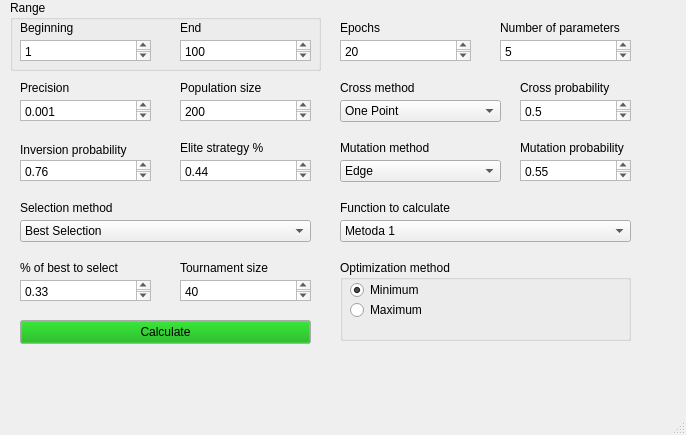
<?xml version="1.0" encoding="UTF-8"?>
<ui version="4.0">
 <class>MainWindow</class>
 <widget class="QMainWindow" name="MainWindow">
  <property name="geometry">
   <rect>
    <x>0</x>
    <y>0</y>
    <width>686</width>
    <height>435</height>
   </rect>
  </property>
  <property name="windowTitle">
   <string>Genetic Algorithms</string>
  </property>
  <widget class="QWidget" name="centralwidget">
   <widget class="QTextEdit" name="precisionTextEdit">
    <property name="geometry">
     <rect>
      <x>20</x>
      <y>100</y>
      <width>131</width>
      <height>21</height>
     </rect>
    </property>
    <property name="html">
     <string>&lt;!DOCTYPE HTML PUBLIC &quot;-//W3C//DTD HTML 4.0//EN&quot; &quot;http://www.w3.org/TR/REC-html40/strict.dtd&quot;&gt;
&lt;html&gt;&lt;head&gt;&lt;meta name=&quot;qrichtext&quot; content=&quot;1&quot; /&gt;&lt;meta charset=&quot;utf-8&quot; /&gt;&lt;style type=&quot;text/css&quot;&gt;
p, li { white-space: pre-wrap; }
hr { height: 1px; border-width: 0; }
li.unchecked::marker { content: &quot;\2610&quot;; }
li.checked::marker { content: &quot;\2612&quot;; }
&lt;/style&gt;&lt;/head&gt;&lt;body style=&quot; font-family:'Segoe UI'; font-size:9pt; font-weight:400; font-style:normal;&quot;&gt;
&lt;p style=&quot; margin-top:0px; margin-bottom:0px; margin-left:0px; margin-right:0px; -qt-block-indent:0; text-indent:0px;&quot;&gt;0.001&lt;/p&gt;&lt;/body&gt;&lt;/html&gt;</string>
    </property>
   </widget>
   <widget class="QTextEdit" name="epochsTextEdit">
    <property name="geometry">
     <rect>
      <x>340</x>
      <y>40</y>
      <width>131</width>
      <height>21</height>
     </rect>
    </property>
    <property name="html">
     <string>&lt;!DOCTYPE HTML PUBLIC &quot;-//W3C//DTD HTML 4.0//EN&quot; &quot;http://www.w3.org/TR/REC-html40/strict.dtd&quot;&gt;
&lt;html&gt;&lt;head&gt;&lt;meta name=&quot;qrichtext&quot; content=&quot;1&quot; /&gt;&lt;meta charset=&quot;utf-8&quot; /&gt;&lt;style type=&quot;text/css&quot;&gt;
p, li { white-space: pre-wrap; }
hr { height: 1px; border-width: 0; }
li.unchecked::marker { content: &quot;\2610&quot;; }
li.checked::marker { content: &quot;\2612&quot;; }
&lt;/style&gt;&lt;/head&gt;&lt;body style=&quot; font-family:'Segoe UI'; font-size:9pt; font-weight:400; font-style:normal;&quot;&gt;
&lt;p style=&quot; margin-top:0px; margin-bottom:0px; margin-left:0px; margin-right:0px; -qt-block-indent:0; text-indent:0px;&quot;&gt;20&lt;/p&gt;&lt;/body&gt;&lt;/html&gt;</string>
    </property>
   </widget>
   <widget class="QTextEdit" name="populationSizeTextEdit">
    <property name="geometry">
     <rect>
      <x>180</x>
      <y>100</y>
      <width>131</width>
      <height>21</height>
     </rect>
    </property>
    <property name="html">
     <string>&lt;!DOCTYPE HTML PUBLIC &quot;-//W3C//DTD HTML 4.0//EN&quot; &quot;http://www.w3.org/TR/REC-html40/strict.dtd&quot;&gt;
&lt;html&gt;&lt;head&gt;&lt;meta name=&quot;qrichtext&quot; content=&quot;1&quot; /&gt;&lt;meta charset=&quot;utf-8&quot; /&gt;&lt;style type=&quot;text/css&quot;&gt;
p, li { white-space: pre-wrap; }
hr { height: 1px; border-width: 0; }
li.unchecked::marker { content: &quot;\2610&quot;; }
li.checked::marker { content: &quot;\2612&quot;; }
&lt;/style&gt;&lt;/head&gt;&lt;body style=&quot; font-family:'Segoe UI'; font-size:9pt; font-weight:400; font-style:normal;&quot;&gt;
&lt;p style=&quot; margin-top:0px; margin-bottom:0px; margin-left:0px; margin-right:0px; -qt-block-indent:0; text-indent:0px;&quot;&gt;200&lt;/p&gt;&lt;/body&gt;&lt;/html&gt;</string>
    </property>
   </widget>
   <widget class="QTextEdit" name="crossProbabilityTextEdit">
    <property name="geometry">
     <rect>
      <x>520</x>
      <y>100</y>
      <width>111</width>
      <height>21</height>
     </rect>
    </property>
    <property name="html">
     <string>&lt;!DOCTYPE HTML PUBLIC &quot;-//W3C//DTD HTML 4.0//EN&quot; &quot;http://www.w3.org/TR/REC-html40/strict.dtd&quot;&gt;
&lt;html&gt;&lt;head&gt;&lt;meta name=&quot;qrichtext&quot; content=&quot;1&quot; /&gt;&lt;meta charset=&quot;utf-8&quot; /&gt;&lt;style type=&quot;text/css&quot;&gt;
p, li { white-space: pre-wrap; }
hr { height: 1px; border-width: 0; }
li.unchecked::marker { content: &quot;\2610&quot;; }
li.checked::marker { content: &quot;\2612&quot;; }
&lt;/style&gt;&lt;/head&gt;&lt;body style=&quot; font-family:'Segoe UI'; font-size:9pt; font-weight:400; font-style:normal;&quot;&gt;
&lt;p style=&quot; margin-top:0px; margin-bottom:0px; margin-left:0px; margin-right:0px; -qt-block-indent:0; text-indent:0px;&quot;&gt;0.5&lt;/p&gt;&lt;/body&gt;&lt;/html&gt;</string>
    </property>
   </widget>
   <widget class="QTextEdit" name="inversionProbabilityTextEdit">
    <property name="geometry">
     <rect>
      <x>20</x>
      <y>160</y>
      <width>131</width>
      <height>21</height>
     </rect>
    </property>
    <property name="html">
     <string>&lt;!DOCTYPE HTML PUBLIC &quot;-//W3C//DTD HTML 4.0//EN&quot; &quot;http://www.w3.org/TR/REC-html40/strict.dtd&quot;&gt;
&lt;html&gt;&lt;head&gt;&lt;meta name=&quot;qrichtext&quot; content=&quot;1&quot; /&gt;&lt;meta charset=&quot;utf-8&quot; /&gt;&lt;style type=&quot;text/css&quot;&gt;
p, li { white-space: pre-wrap; }
hr { height: 1px; border-width: 0; }
li.unchecked::marker { content: &quot;\2610&quot;; }
li.checked::marker { content: &quot;\2612&quot;; }
&lt;/style&gt;&lt;/head&gt;&lt;body style=&quot; font-family:'Segoe UI'; font-size:9pt; font-weight:400; font-style:normal;&quot;&gt;
&lt;p style=&quot; margin-top:0px; margin-bottom:0px; margin-left:0px; margin-right:0px; -qt-block-indent:0; text-indent:0px;&quot;&gt;0.76&lt;/p&gt;&lt;/body&gt;&lt;/html&gt;</string>
    </property>
   </widget>
   <widget class="QTextEdit" name="eliteStrategyTextEdit">
    <property name="geometry">
     <rect>
      <x>180</x>
      <y>160</y>
      <width>131</width>
      <height>21</height>
     </rect>
    </property>
    <property name="html">
     <string>&lt;!DOCTYPE HTML PUBLIC &quot;-//W3C//DTD HTML 4.0//EN&quot; &quot;http://www.w3.org/TR/REC-html40/strict.dtd&quot;&gt;
&lt;html&gt;&lt;head&gt;&lt;meta name=&quot;qrichtext&quot; content=&quot;1&quot; /&gt;&lt;meta charset=&quot;utf-8&quot; /&gt;&lt;style type=&quot;text/css&quot;&gt;
p, li { white-space: pre-wrap; }
hr { height: 1px; border-width: 0; }
li.unchecked::marker { content: &quot;\2610&quot;; }
li.checked::marker { content: &quot;\2612&quot;; }
&lt;/style&gt;&lt;/head&gt;&lt;body style=&quot; font-family:'Segoe UI'; font-size:9pt; font-weight:400; font-style:normal;&quot;&gt;
&lt;p style=&quot; margin-top:0px; margin-bottom:0px; margin-left:0px; margin-right:0px; -qt-block-indent:0; text-indent:0px;&quot;&gt;0.44&lt;/p&gt;&lt;/body&gt;&lt;/html&gt;</string>
    </property>
   </widget>
   <widget class="QGroupBox" name="optimizationMethodGroupBox">
    <property name="geometry">
     <rect>
      <x>340</x>
      <y>260</y>
      <width>291</width>
      <height>81</height>
     </rect>
    </property>
    <property name="title">
     <string>Optimization method</string>
    </property>
    <widget class="QRadioButton" name="minimumRadioButton">
     <property name="geometry">
      <rect>
       <x>10</x>
       <y>20</y>
       <width>101</width>
       <height>20</height>
      </rect>
     </property>
     <property name="text">
      <string>Minimum</string>
     </property>
     <property name="checked">
      <bool>true</bool>
     </property>
    </widget>
    <widget class="QRadioButton" name="maximumRadioButton">
     <property name="geometry">
      <rect>
       <x>10</x>
       <y>40</y>
       <width>101</width>
       <height>20</height>
      </rect>
     </property>
     <property name="text">
      <string>Maximum</string>
     </property>
    </widget>
   </widget>
   <widget class="QComboBox" name="crossMethodComboBox">
    <property name="geometry">
     <rect>
      <x>340</x>
      <y>100</y>
      <width>161</width>
      <height>22</height>
     </rect>
    </property>
    <item>
     <property name="text">
      <string>One Point</string>
     </property>
    </item>
    <item>
     <property name="text">
      <string>Two Points</string>
     </property>
    </item>
    <item>
     <property name="text">
      <string>Homogenius</string>
     </property>
    </item>
    <item>
     <property name="text">
      <string>Granular</string>
     </property>
    </item>
   </widget>
   <widget class="QLabel" name="label_3">
    <property name="geometry">
     <rect>
      <x>20</x>
      <y>80</y>
      <width>71</width>
      <height>16</height>
     </rect>
    </property>
    <property name="text">
     <string>Precision</string>
    </property>
   </widget>
   <widget class="QLabel" name="label_4">
    <property name="geometry">
     <rect>
      <x>180</x>
      <y>80</y>
      <width>81</width>
      <height>16</height>
     </rect>
    </property>
    <property name="text">
     <string>Population size</string>
    </property>
   </widget>
   <widget class="QLabel" name="label_5">
    <property name="geometry">
     <rect>
      <x>340</x>
      <y>80</y>
      <width>81</width>
      <height>16</height>
     </rect>
    </property>
    <property name="text">
     <string>Cross method</string>
    </property>
   </widget>
   <widget class="QLabel" name="label_6">
    <property name="geometry">
     <rect>
      <x>520</x>
      <y>80</y>
      <width>91</width>
      <height>16</height>
     </rect>
    </property>
    <property name="text">
     <string>Cross probability</string>
    </property>
   </widget>
   <widget class="QLabel" name="label_9">
    <property name="geometry">
     <rect>
      <x>340</x>
      <y>20</y>
      <width>49</width>
      <height>16</height>
     </rect>
    </property>
    <property name="text">
     <string>Epochs</string>
    </property>
   </widget>
   <widget class="QLabel" name="label_10">
    <property name="geometry">
     <rect>
      <x>500</x>
      <y>20</y>
      <width>131</width>
      <height>16</height>
     </rect>
    </property>
    <property name="text">
     <string>Number of parameters</string>
    </property>
   </widget>
   <widget class="QTextEdit" name="paramNumbersTextEdit">
    <property name="geometry">
     <rect>
      <x>500</x>
      <y>40</y>
      <width>131</width>
      <height>21</height>
     </rect>
    </property>
    <property name="html">
     <string>&lt;!DOCTYPE HTML PUBLIC &quot;-//W3C//DTD HTML 4.0//EN&quot; &quot;http://www.w3.org/TR/REC-html40/strict.dtd&quot;&gt;
&lt;html&gt;&lt;head&gt;&lt;meta name=&quot;qrichtext&quot; content=&quot;1&quot; /&gt;&lt;meta charset=&quot;utf-8&quot; /&gt;&lt;style type=&quot;text/css&quot;&gt;
p, li { white-space: pre-wrap; }
hr { height: 1px; border-width: 0; }
li.unchecked::marker { content: &quot;\2610&quot;; }
li.checked::marker { content: &quot;\2612&quot;; }
&lt;/style&gt;&lt;/head&gt;&lt;body style=&quot; font-family:'Segoe UI'; font-size:9pt; font-weight:400; font-style:normal;&quot;&gt;
&lt;p style=&quot; margin-top:0px; margin-bottom:0px; margin-left:0px; margin-right:0px; -qt-block-indent:0; text-indent:0px;&quot;&gt;5&lt;/p&gt;&lt;/body&gt;&lt;/html&gt;</string>
    </property>
   </widget>
   <widget class="QLabel" name="label_11">
    <property name="geometry">
     <rect>
      <x>180</x>
      <y>140</y>
      <width>151</width>
      <height>16</height>
     </rect>
    </property>
    <property name="text">
     <string>Elite strategy %</string>
    </property>
   </widget>
   <widget class="QLabel" name="label_12">
    <property name="geometry">
     <rect>
      <x>20</x>
      <y>140</y>
      <width>121</width>
      <height>20</height>
     </rect>
    </property>
    <property name="text">
     <string>Inversion probability</string>
    </property>
   </widget>
   <widget class="QComboBox" name="calculateFunctionComboBox">
    <property name="geometry">
     <rect>
      <x>340</x>
      <y>220</y>
      <width>291</width>
      <height>22</height>
     </rect>
    </property>
    <item>
     <property name="text">
      <string>Metoda 1</string>
     </property>
    </item>
    <item>
     <property name="text">
      <string>Metoda 2</string>
     </property>
    </item>
   </widget>
   <widget class="QLabel" name="label_13">
    <property name="geometry">
     <rect>
      <x>340</x>
      <y>200</y>
      <width>131</width>
      <height>16</height>
     </rect>
    </property>
    <property name="text">
     <string>Function to calculate</string>
    </property>
   </widget>
   <widget class="QGroupBox" name="groupBox_2">
    <property name="geometry">
     <rect>
      <x>10</x>
      <y>0</y>
      <width>311</width>
      <height>71</height>
     </rect>
    </property>
    <property name="title">
     <string>Range</string>
    </property>
    <widget class="QLabel" name="label">
     <property name="geometry">
      <rect>
       <x>10</x>
       <y>20</y>
       <width>111</width>
       <height>16</height>
      </rect>
     </property>
     <property name="text">
      <string>Beginning</string>
     </property>
    </widget>
    <widget class="QTextEdit" name="rangeBeginningTextEdit">
     <property name="geometry">
      <rect>
       <x>10</x>
       <y>40</y>
       <width>131</width>
       <height>21</height>
      </rect>
     </property>
     <property name="html">
      <string>&lt;!DOCTYPE HTML PUBLIC &quot;-//W3C//DTD HTML 4.0//EN&quot; &quot;http://www.w3.org/TR/REC-html40/strict.dtd&quot;&gt;
&lt;html&gt;&lt;head&gt;&lt;meta name=&quot;qrichtext&quot; content=&quot;1&quot; /&gt;&lt;meta charset=&quot;utf-8&quot; /&gt;&lt;style type=&quot;text/css&quot;&gt;
p, li { white-space: pre-wrap; }
hr { height: 1px; border-width: 0; }
li.unchecked::marker { content: &quot;\2610&quot;; }
li.checked::marker { content: &quot;\2612&quot;; }
&lt;/style&gt;&lt;/head&gt;&lt;body style=&quot; font-family:'Segoe UI'; font-size:9pt; font-weight:400; font-style:normal;&quot;&gt;
&lt;p style=&quot; margin-top:0px; margin-bottom:0px; margin-left:0px; margin-right:0px; -qt-block-indent:0; text-indent:0px;&quot;&gt;1&lt;/p&gt;&lt;/body&gt;&lt;/html&gt;</string>
     </property>
    </widget>
    <widget class="QLabel" name="label_2">
     <property name="geometry">
      <rect>
       <x>170</x>
       <y>20</y>
       <width>61</width>
       <height>16</height>
      </rect>
     </property>
     <property name="text">
      <string>End</string>
     </property>
    </widget>
    <widget class="QTextEdit" name="rangeEndTextEdit">
     <property name="geometry">
      <rect>
       <x>170</x>
       <y>40</y>
       <width>131</width>
       <height>21</height>
      </rect>
     </property>
     <property name="html">
      <string>&lt;!DOCTYPE HTML PUBLIC &quot;-//W3C//DTD HTML 4.0//EN&quot; &quot;http://www.w3.org/TR/REC-html40/strict.dtd&quot;&gt;
&lt;html&gt;&lt;head&gt;&lt;meta name=&quot;qrichtext&quot; content=&quot;1&quot; /&gt;&lt;meta charset=&quot;utf-8&quot; /&gt;&lt;style type=&quot;text/css&quot;&gt;
p, li { white-space: pre-wrap; }
hr { height: 1px; border-width: 0; }
li.unchecked::marker { content: &quot;\2610&quot;; }
li.checked::marker { content: &quot;\2612&quot;; }
&lt;/style&gt;&lt;/head&gt;&lt;body style=&quot; font-family:'Segoe UI'; font-size:9pt; font-weight:400; font-style:normal;&quot;&gt;
&lt;p style=&quot; margin-top:0px; margin-bottom:0px; margin-left:0px; margin-right:0px; -qt-block-indent:0; text-indent:0px;&quot;&gt;100&lt;/p&gt;&lt;/body&gt;&lt;/html&gt;</string>
     </property>
    </widget>
   </widget>
   <widget class="QTextEdit" name="mutationProbabilityTextEdit">
    <property name="geometry">
     <rect>
      <x>520</x>
      <y>160</y>
      <width>111</width>
      <height>21</height>
     </rect>
    </property>
    <property name="html">
     <string>&lt;!DOCTYPE HTML PUBLIC &quot;-//W3C//DTD HTML 4.0//EN&quot; &quot;http://www.w3.org/TR/REC-html40/strict.dtd&quot;&gt;
&lt;html&gt;&lt;head&gt;&lt;meta name=&quot;qrichtext&quot; content=&quot;1&quot; /&gt;&lt;meta charset=&quot;utf-8&quot; /&gt;&lt;style type=&quot;text/css&quot;&gt;
p, li { white-space: pre-wrap; }
hr { height: 1px; border-width: 0; }
li.unchecked::marker { content: &quot;\2610&quot;; }
li.checked::marker { content: &quot;\2612&quot;; }
&lt;/style&gt;&lt;/head&gt;&lt;body style=&quot; font-family:'Segoe UI'; font-size:9pt; font-weight:400; font-style:normal;&quot;&gt;
&lt;p style=&quot; margin-top:0px; margin-bottom:0px; margin-left:0px; margin-right:0px; -qt-block-indent:0; text-indent:0px;&quot;&gt;0.55&lt;/p&gt;&lt;/body&gt;&lt;/html&gt;</string>
    </property>
   </widget>
   <widget class="QLabel" name="label_8">
    <property name="geometry">
     <rect>
      <x>520</x>
      <y>140</y>
      <width>111</width>
      <height>16</height>
     </rect>
    </property>
    <property name="text">
     <string>Mutation probability</string>
    </property>
   </widget>
   <widget class="QComboBox" name="mutationMethodComboBox">
    <property name="geometry">
     <rect>
      <x>340</x>
      <y>160</y>
      <width>161</width>
      <height>22</height>
     </rect>
    </property>
    <item>
     <property name="text">
      <string>Edge</string>
     </property>
    </item>
    <item>
     <property name="text">
      <string>One Point</string>
     </property>
    </item>
    <item>
     <property name="text">
      <string>Two Points</string>
     </property>
    </item>
   </widget>
   <widget class="QLabel" name="label_7">
    <property name="geometry">
     <rect>
      <x>340</x>
      <y>140</y>
      <width>101</width>
      <height>16</height>
     </rect>
    </property>
    <property name="text">
     <string>Mutation method</string>
    </property>
   </widget>
   <widget class="QLabel" name="label_14">
    <property name="geometry">
     <rect>
      <x>20</x>
      <y>200</y>
      <width>101</width>
      <height>16</height>
     </rect>
    </property>
    <property name="text">
     <string>Selection method</string>
    </property>
   </widget>
   <widget class="QComboBox" name="selectionMethodComboBox">
    <property name="geometry">
     <rect>
      <x>20</x>
      <y>220</y>
      <width>291</width>
      <height>22</height>
     </rect>
    </property>
    <item>
     <property name="text">
      <string>Best Selection</string>
     </property>
    </item>
    <item>
     <property name="text">
      <string>Roulette Selection</string>
     </property>
    </item>
    <item>
     <property name="text">
      <string>Tournament Selection</string>
     </property>
    </item>
   </widget>
   <widget class="QTextEdit" name="bestToSelectTextEdit">
    <property name="geometry">
     <rect>
      <x>20</x>
      <y>280</y>
      <width>131</width>
      <height>21</height>
     </rect>
    </property>
    <property name="html">
     <string>&lt;!DOCTYPE HTML PUBLIC &quot;-//W3C//DTD HTML 4.0//EN&quot; &quot;http://www.w3.org/TR/REC-html40/strict.dtd&quot;&gt;
&lt;html&gt;&lt;head&gt;&lt;meta name=&quot;qrichtext&quot; content=&quot;1&quot; /&gt;&lt;meta charset=&quot;utf-8&quot; /&gt;&lt;style type=&quot;text/css&quot;&gt;
p, li { white-space: pre-wrap; }
hr { height: 1px; border-width: 0; }
li.unchecked::marker { content: &quot;\2610&quot;; }
li.checked::marker { content: &quot;\2612&quot;; }
&lt;/style&gt;&lt;/head&gt;&lt;body style=&quot; font-family:'Segoe UI'; font-size:9pt; font-weight:400; font-style:normal;&quot;&gt;
&lt;p style=&quot; margin-top:0px; margin-bottom:0px; margin-left:0px; margin-right:0px; -qt-block-indent:0; text-indent:0px;&quot;&gt;0.33&lt;/p&gt;&lt;/body&gt;&lt;/html&gt;</string>
    </property>
   </widget>
   <widget class="QTextEdit" name="tournamentSizeTextEdit">
    <property name="geometry">
     <rect>
      <x>180</x>
      <y>280</y>
      <width>131</width>
      <height>21</height>
     </rect>
    </property>
    <property name="html">
     <string>&lt;!DOCTYPE HTML PUBLIC &quot;-//W3C//DTD HTML 4.0//EN&quot; &quot;http://www.w3.org/TR/REC-html40/strict.dtd&quot;&gt;
&lt;html&gt;&lt;head&gt;&lt;meta name=&quot;qrichtext&quot; content=&quot;1&quot; /&gt;&lt;meta charset=&quot;utf-8&quot; /&gt;&lt;style type=&quot;text/css&quot;&gt;
p, li { white-space: pre-wrap; }
hr { height: 1px; border-width: 0; }
li.unchecked::marker { content: &quot;\2610&quot;; }
li.checked::marker { content: &quot;\2612&quot;; }
&lt;/style&gt;&lt;/head&gt;&lt;body style=&quot; font-family:'Segoe UI'; font-size:9pt; font-weight:400; font-style:normal;&quot;&gt;
&lt;p style=&quot; margin-top:0px; margin-bottom:0px; margin-left:0px; margin-right:0px; -qt-block-indent:0; text-indent:0px;&quot;&gt;40&lt;/p&gt;&lt;/body&gt;&lt;/html&gt;</string>
    </property>
   </widget>
   <widget class="QPushButton" name="calculateButton">
    <property name="geometry">
     <rect>
      <x>20</x>
      <y>320</y>
      <width>291</width>
      <height>24</height>
     </rect>
    </property>
    <property name="palette">
     <palette>
      <active>
       <colorrole role="Button">
        <brush brushstyle="SolidPattern">
         <color alpha="255">
          <red>0</red>
          <green>170</green>
          <blue>0</blue>
         </color>
        </brush>
       </colorrole>
      </active>
      <inactive>
       <colorrole role="Button">
        <brush brushstyle="SolidPattern">
         <color alpha="255">
          <red>0</red>
          <green>170</green>
          <blue>0</blue>
         </color>
        </brush>
       </colorrole>
      </inactive>
      <disabled>
       <colorrole role="Button">
        <brush brushstyle="SolidPattern">
         <color alpha="255">
          <red>0</red>
          <green>170</green>
          <blue>0</blue>
         </color>
        </brush>
       </colorrole>
      </disabled>
     </palette>
    </property>
    <property name="autoFillBackground">
     <bool>false</bool>
    </property>
    <property name="text">
     <string>Calculate</string>
    </property>
   </widget>
   <widget class="QLabel" name="label_15">
    <property name="geometry">
     <rect>
      <x>20</x>
      <y>260</y>
      <width>171</width>
      <height>16</height>
     </rect>
    </property>
    <property name="text">
     <string>% of best to select</string>
    </property>
   </widget>
   <widget class="QLabel" name="label_16">
    <property name="geometry">
     <rect>
      <x>180</x>
      <y>260</y>
      <width>101</width>
      <height>16</height>
     </rect>
    </property>
    <property name="text">
     <string>Tournament size</string>
    </property>
   </widget>
   <widget class="QLabel" name="warningLabel">
    <property name="geometry">
     <rect>
      <x>20</x>
      <y>360</y>
      <width>611</width>
      <height>16</height>
     </rect>
    </property>
    <property name="palette">
     <palette>
      <active>
       <colorrole role="WindowText">
        <brush brushstyle="SolidPattern">
         <color alpha="255">
          <red>170</red>
          <green>0</green>
          <blue>0</blue>
         </color>
        </brush>
       </colorrole>
       <colorrole role="Text">
        <brush brushstyle="SolidPattern">
         <color alpha="255">
          <red>170</red>
          <green>0</green>
          <blue>0</blue>
         </color>
        </brush>
       </colorrole>
      </active>
      <inactive>
       <colorrole role="WindowText">
        <brush brushstyle="SolidPattern">
         <color alpha="255">
          <red>170</red>
          <green>0</green>
          <blue>0</blue>
         </color>
        </brush>
       </colorrole>
       <colorrole role="Text">
        <brush brushstyle="SolidPattern">
         <color alpha="255">
          <red>170</red>
          <green>0</green>
          <blue>0</blue>
         </color>
        </brush>
       </colorrole>
      </inactive>
      <disabled/>
     </palette>
    </property>
    <property name="text">
     <string/>
    </property>
   </widget>
  </widget>
  <widget class="QMenuBar" name="menubar">
   <property name="geometry">
    <rect>
     <x>0</x>
     <y>0</y>
     <width>686</width>
     <height>22</height>
    </rect>
   </property>
  </widget>
  <widget class="QStatusBar" name="statusbar"/>
 </widget>
 <resources/>
 <connections/>
</ui>
